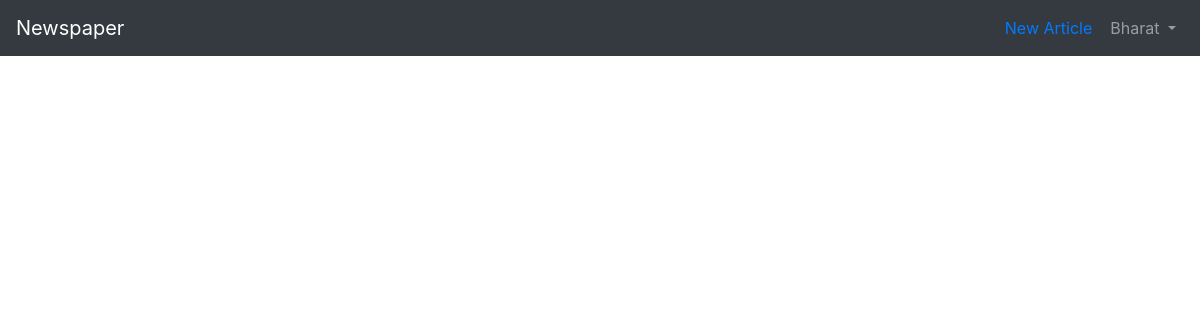
The page /articles/ (signed in) on the database as committed earlier.
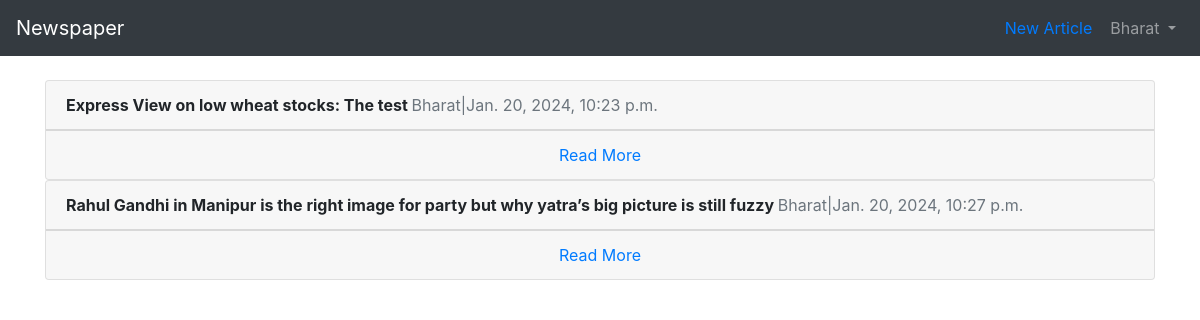
The same page on the database as committed later.
### articles/models.py (models this page shows, shortened)
class Article(models.Model):
    title = models.CharField(max_length=255)
    body = models.TextField()
    date = models.DateTimeField(auto_now_add = True)
    author = models.ForeignKey(
        get_user_model(),
        on_delete=models.CASCADE,
    )

### users/models.py (models this page shows)
class CustomUser(AbstractUser):
    age = models.PositiveIntegerField(null=True, blank=True)

### articles/views.py (the view)
# urls.py: path('', ArticleListView.as_view(), name='article_list'),
class ArticleListView(LoginRequiredMixin, ListView):
    model =  Article
    template_name = 'article_list.html'
    login_url = 'login'

### templates/article_list.html (shortened to what this page needs)
<!DOCTYPE html>
{% extends 'base.html' %}
    {% block content %}
        {% for article in object_list %}
        <div class="card">
            <div class="card-header">
                <span class="font-weight-bold">
                    {{article.title}}
                </span>
                <span class="text-muted">
                    {{article.author}}|{{article.date}}
                </span>
            </div>
            <div class="card-footer text-center text-muted">
                <a href="{%url 'article_detail' article.pk%}">Read More</a>
            </div>
        </div>
        {% endfor %}
    {% endblock content %}

Rows that differ between the two databases and show on the page:
added Article: title "Express View on low wheat stocks: The test", author "Bharat", date "Jan. 20, 2024, 10:23 p.m."
added Article: title "Rahul Gandhi in Manipur is the right image for party but why yatra’s big picture is still fuzzy", author "Bharat", date "Jan. 20, 2024, 10:27 p.m."
